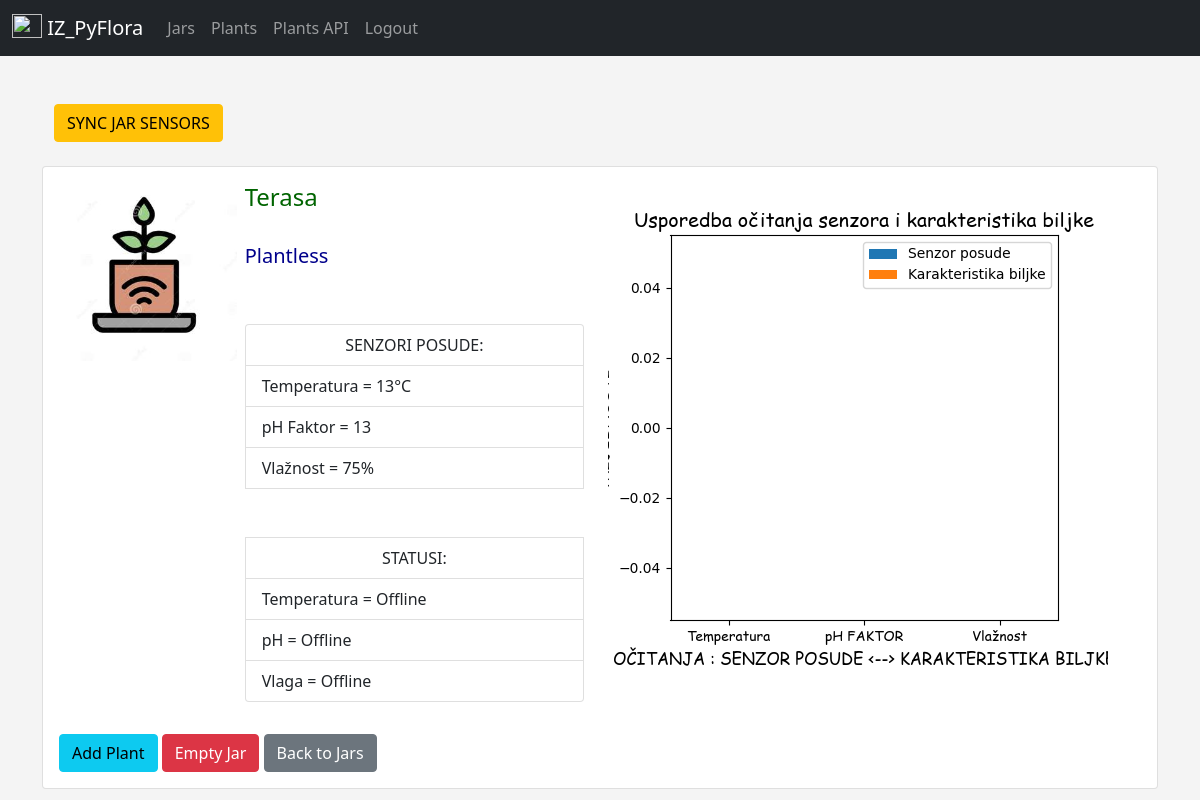
Screenshot of /jar_details/2 (signed in) with the database file from the repository.
### app/models.py (models this page shows, shortened)
class Jar(db.Model):
    id = db.Column(db.Integer, primary_key=True)
    name = db.Column(db.String(300), nullable=False, default='Lokacija')
    plant_name = db.Column(db.String(300), nullable=False, default='Plantless')
    photo = db.Column(db.String(300), nullable=False, default='default.jpg')
    temperature = db.Column(db.Integer, nullable=False, default=10)
    phf = db.Column(db.Integer, nullable=False, default=7)
    humidity = db.Column(db.Integer, nullable=False, default=44)

### app/routes.py (the view)
@app.route('/jar_details/<int:jar_id>')
@login_required
def jar_details(jar_id):
    jar = Jar.query.get(jar_id)
    plant = Plant.query.filter_by(name=jar.plant_name).first()
    return render_template('jars/jar_details.html',
                            jar = jar,
                            plant = plant)

### app/models.py (called while the page is built)
@login_manager.user_loader
def load_user(user_id):
    return User.query.get(int(user_id))

### app/templates/jars/jar_details.html (shortened to what this page needs)
{% extends 'layout.html' %}
{% block content %}
<div class="container-sm">
    <a href="{{ url_for('sync_jar', jar_id=jar.id) }}" class="btn btn-warning">SYNC JAR SENSORS</a>
</div>
<br>
<div class="card mb-1" style="max-width: 1200px;">
    <div class="row g-0">
        <div class="col-md-2">
            <img src="{{ url_for('static', filename='pics/' + jar.photo) }}" class="img-fluid rounded-start m-2 max-width-300 max-height-300" alt="...">
        </div>
        <div class="col-md-4">
            <div class="card-body">
                <h4 class="card-title">{{ jar.name|capitalize }}</h4>
                <br>
                {% if plant %}
                    <a href="{{ url_for('plant_details', plant_id=plant.id, plant_name=plant.name) }}" target="_blank">
                        <h5>{{ plant.name }}</h5>
                    </a>
                {% else %}
                    <h5>Plantless</h5>
                {% endif %}
                <br><br>
                <ul class="list-group">
                    <li class="list-group-item text-center">SENZORI POSUDE:</li>
                    <li class="list-group-item">Temperatura = {{ jar.temperature }}°C</li>
                    <li class="list-group-item">pH Faktor = {{ jar.phf }}</li>
                    <li class="list-group-item">Vlažnost = {{ jar.humidity }}%</li>
                    <br><br>
                    <li class="list-group-item text-center">STATUSI:</li>
                    {% if jar.plant_name != 'Plantless' %}
                    {% if jar.temperature < plant.temperature %}
                        <li class="list-group-item">Temperatura = PREHLADNO</li>
                    {% else %}
                        <li class="list-group-item">Temperatura = U REDU</li>
                    {% endif %}
                    {% if jar.phf < plant.phf %}
                        <li class="list-group-item">pH = DODATI SUPSTRAT</li>
                    {% else %}
                        <li class="list-group-item">pH = U REDU</li>
                    {% endif %}
                    {% if jar.humidity < plant.humidity %}
                        <li class="list-group-item">Vlaga = DODATI VODE</li>
                    {% else %}
                        <li class="list-group-item">Vlaga = U REDU</li>
                    {% endif %}
                {% else %}
                    <li class="list-group-item">Temperatura = Offline</li>
                    <li class="list-group-item">pH = Offline</li>
                    <li class="list-group-item">Vlaga = Offline</li>
                {% endif %}
                </ul>
            </div>
        </div>
        {% if plant %}
            <div class="col md-4">
                <img src="{{ url_for('static', filename='pics/chart.png') }}" class="img-fluid rounded-start m-2 max-width-300 max-height-300" alt="...">
            </div>
        {% else %}
        <div class="col md-4">
            <img src="{{ url_for('static', filename='pics/chart_blank.png') }}" class="img-fluid rounded-start m-2 max-width-300 max-height-300" alt="...">
        </div>
        {% endif %}
    </div>
    <div class="card-body">
        <a href="{{ url_for('add_plant', jar_id=jar.id) }}" class="btn btn-info">Add Plant</a>
        {% include 'modal_empty.html' %}
        <a href="{{ url_for('jars')}}" class="btn btn-secondary">Back to Jars</a>
    </div>
</div>
{% endblock %}

### app/static/css/styles.css (style rules this page uses)
h5 { color: darkblue; }
h4 { color: darkgreen; }
body { background: #f4f4f4 }

### rows the page displays
Jar: photo (placeholder picture), name "Terasa", temperature "13", phf "13", humidity "75"
